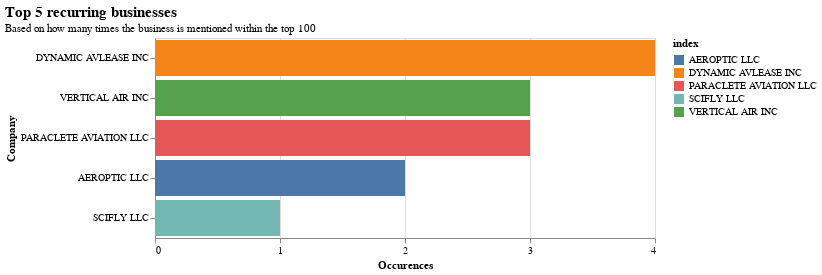

The notebook cell this image was saved under:
### Code cell
business_name = pd.DataFrame(final_candidates.name.value_counts().nlargest(5).reset_index())
business_name.head()

# top businesses that were predicted to have spy planes

alt.Chart(business_name).mark_bar().encode(
    alt.Y("index:N", title="Company", sort="-x"),
    alt.X("name:Q",axis=alt.Axis(tickMinStep=1),title="Occurences"),color="index").properties(title = {
        "text":  "Top 5 recurring businesses",
        "subtitle": "Based on how many times the business is mentioned within the top 100"
        }).configure_title(
      fontSize = 15, 
      anchor = "start", 
      subtitleFontSize = 11).properties(width=500,height=200)

### Figure 1 — Vega-Lite specification as saved in the notebook (floating-point values rounded to 4 significant figures)
{"config": {"view": {"continuousWidth": 400, "continuousHeight": 300}, "title": {"anchor": "start", "fontSize": 15, "subtitleFontSize": 11}}, "data": {"name": "data-2e55431cb57de2ca6d7659379645fa68"}, "mark": "bar", "encoding": {"color": {"type": "nominal", "field": "index"}, "x": {"type": "quantitative", "axis": {"tickMinStep": 1}, "field": "name", "title": "Occurences"}, "y": {"type": "nominal", "field": "index", "sort": "-x", "title": "Company"}}, "height": 200, "title": {"text": "Top 5 recurring businesses", "subtitle": "Based on how many times the business is mentioned within the top 100"}, "width": 500, "$schema": "https://vega.github.io/schema/vega-lite/v4.8.1.json", "datasets": {"data-2e55431cb57de2ca6d7659379645fa68": [{"index": "DYNAMIC AVLEASE INC", "name": 4}, {"index": "VERTICAL AIR INC", "name": 3}, {"index": "PARACLETE AVIATION LLC", "name": 3}, {"index": "AEROPTIC LLC", "name": 2}, {"index": "SCIFLY LLC", "name": 1}]}}
